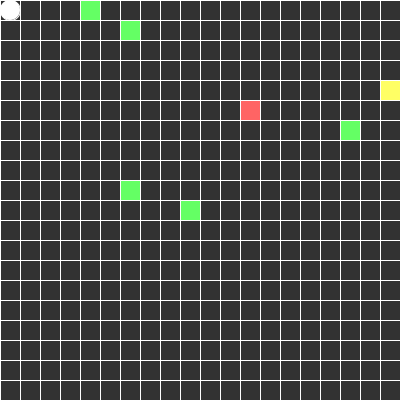
Frame 1 (no input)
Frame 60 (the mouse pressed at the canvas centre just before this capture): identical to frame 1, image omitted
Frame 120 (the mouse held since frame 60 and released just before this capture): identical to frame 1, image omitted

The Processing sketch that drew this single still picture (run headless with seeded random() and noise(); from frame 60 on, the mouse is pressed at the canvas centre):

// Processing sketch: processing_127364
// ── processing_127364.pde

ArrayList<SnakePart> snake = new ArrayList<SnakePart>();
char direction;
SnakeFood food;
SnakeImmunity immunity;
SnakePoison[] poison = new SnakePoison[5];
int GRIDSIZE = 20;
int t = 50;
boolean immune = false;

void setup() {
  size(400, 400);
  snake.add(new SnakePart(0, 0));
  food = new SnakeFood();
  immunity = new SnakeImmunity();
  for (int i = 0; i < poison.length; i++) {
    poison[i] = new SnakePoison();
  }
  frameRate(8);
}

void draw() {

  drawGrid();
  food.display();
  immunity.display();
  for (int i = 0; i < poison.length; i++) {
    poison[i].display();
  }
  drawSnake();

  moveSnakeBody();
  moveSnakeHead();

  immunityTimer();

  checkGameOver();
  checkForFoodCollision();
  checkForPoisonCollision();
  checkForImmunityCollision();
}

void moveSnakeHead() {
  SnakePart head = snake.get(0);
  switch(direction) {
  case 'n':
    head.y -= GRIDSIZE;
    break;
  case 's':
    head.y += GRIDSIZE;
    break;
  case 'e':
    head.x += GRIDSIZE;
    break;
  case 'w':  
    head.x -= GRIDSIZE;
    break;
  }
}


void checkForFoodCollision() {
  SnakePart head = snake.get(0);
  if (head.x == food.x && head.y == food.y) {
    // add a new segment to the snake
    snake.add(new SnakePart(head.x, head.y));
    // reset the position of the food by creating a new object
    food = new SnakeFood();
  }
}

void checkForPoisonCollision() {
  for (int i = 0; i < poison.length; i++) {
    SnakePart head = snake.get(0);
    if (head.x == poison[i].x && head.y == poison[i].y && snake.size() > 1 && immune == false) {
      poison[i] = new SnakePoison();
      snake.remove(snake.size()-1);
      break;
    }
    else if (head.x == poison[i].x && head.y == poison[i].y && immune == false) {
      textAlign(CENTER);
      text("GAME OVER!", width/2, height/2);
      noLoop();
      break;
    }
  }
}

void checkForImmunityCollision() {
  SnakePart head = snake.get(0);
  if (head.x == immunity.x && head.y == immunity.y) {
    immune = true;
    immunity = new SnakeImmunity();
  }
}

void checkGameOver() {
  SnakePart head = snake.get(0);
  for (int i = 1; i < snake.size(); i++) {
    SnakePart sp = snake.get(i);
    if (head.x == sp.x && head.y == sp.y) {
      textAlign(CENTER);
      text("GAME OVER!", width/2, height/2);
      noLoop();
      break;
    }
  }
  if (head.x < 0 || head.x >= width || head.y < 0 || head.y >= height) {
    textAlign(CENTER);
    text("GAME OVER!", width/2, height/2);
    noLoop();
  }
}


void drawSnake() {
  for (int i = 0; i < snake.size();i++) {
    SnakePart sp = snake.get(i);
    sp.display();
  }
}

void drawGrid() {
  background(50);
  stroke(255);
  for (int x =0; x < width; x+=GRIDSIZE) {
    line(x, 0, x, height);
  }
  for (int y =0; y < height; y+=GRIDSIZE) {
    line(0, y, width, y);
  }
}


void keyPressed() {
  SnakePart head = snake.get(0);
  if (key == 'a' || key == 'A')direction = 'w';
  if (key == 'd' || key == 'D')direction = 'e';
  if (key == 'w' || key == 'W')direction = 'n';
  if (key == 's' || key == 'S')direction = 's';
}

void moveSnakeBody() {
  for (int i = snake.size()-1; i > 0; i--) {
    SnakePart spBack = snake.get(i);
    SnakePart spFront = snake.get(i-1);
    spBack.x = spFront.x;
    spBack.y = spFront.y;
  }
}

void immunityTimer() {
  if (immune == true) {
    for (int i = 0; i < snake.size(); i++) {
      SnakePart all = snake.get(i);
      all.c = color(255, 255, 100);
    }
    if (t < 1)immune = false;
    else {
      t--;
    }
  } 
  else if (immune == false) {
    t = 50;
    for (int i = 0; i < snake.size(); i++) {
      SnakePart all = snake.get(i);
      all.c = color(255);
    }
  }
}

class SnakeFood{
   
  int x,y;
   
  SnakeFood(){
    x = int(random(width/GRIDSIZE))*GRIDSIZE;
    y = int(random(height/GRIDSIZE))*GRIDSIZE;
  }
   
  void display(){
    fill(255,100,100);
    rect(x,y,GRIDSIZE,GRIDSIZE);  
  }
}

class SnakeImmunity{
   
  int x,y;
   
  SnakeImmunity(){
    x = int(random(width/GRIDSIZE))*GRIDSIZE;
    y = int(random(height/GRIDSIZE))*GRIDSIZE;
  }
   
  void display(){
    fill(255,255,100);
    rect(x,y,GRIDSIZE,GRIDSIZE);  
  }
}

class SnakePart{
   
  int x,y;
  color c;
   
  SnakePart(int newX, int newY){
    x = newX;
    y = newY;
    c = color(255);
  }
   
  void display(){
    fill(c);
    ellipseMode(CORNER);
    ellipse(x,y,GRIDSIZE,GRIDSIZE);  
  }
}

class SnakePoison{
   
  int x,y;
   
  SnakePoison(){
    x = int(random(width/GRIDSIZE))*GRIDSIZE;
    y = int(random(height/GRIDSIZE))*GRIDSIZE;
  }
   
  void display(){
    fill(100,255,100);
    rect(x,y,GRIDSIZE,GRIDSIZE);  
  }
}
